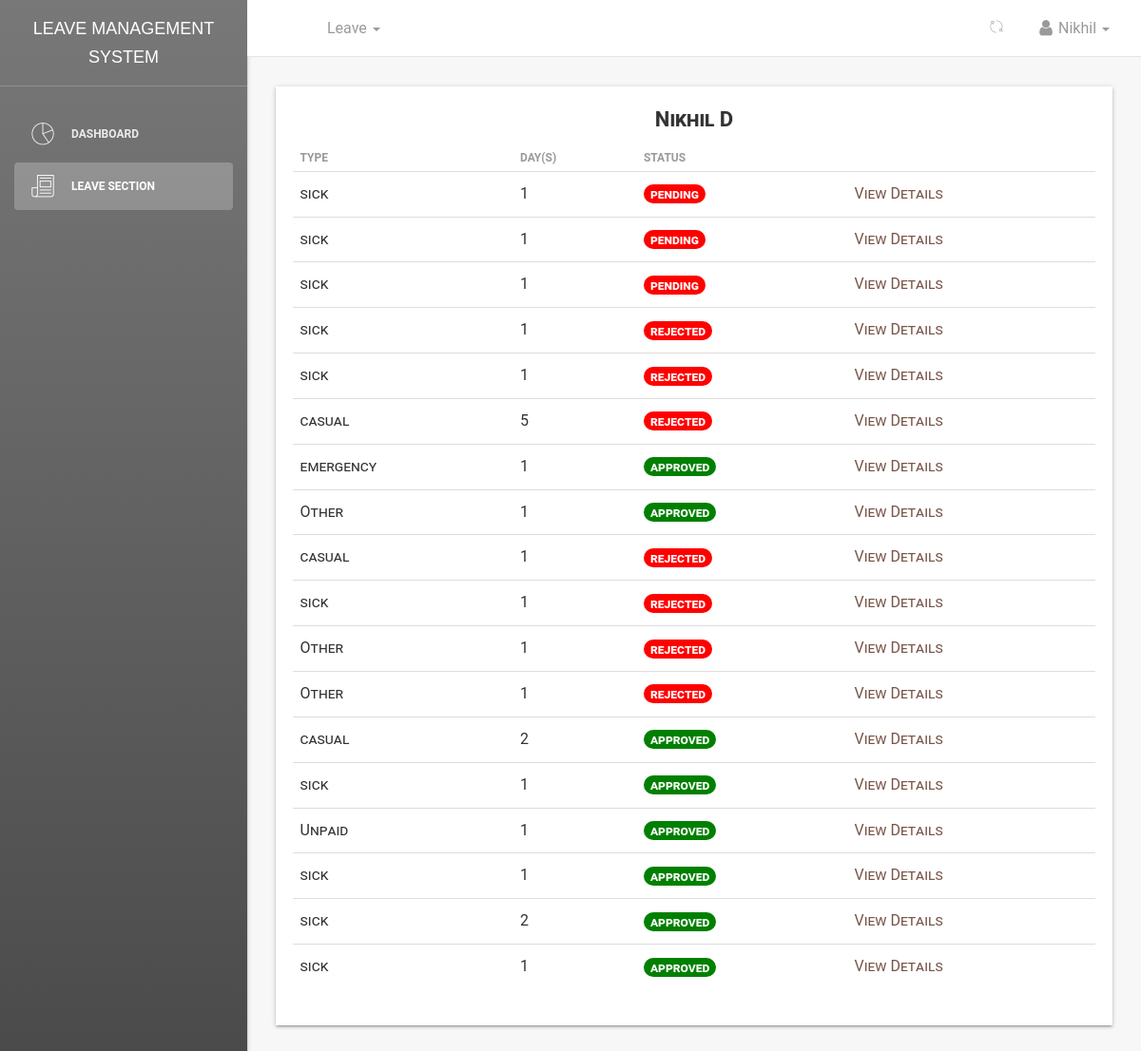
Page /dashboard/leaves/view/table/ (signed in) on the committed database.
### employee/models.py (models this page shows, shortened)
class Employee(models.Model):
    MALE = 'male'
    FEMALE = 'female'
    OTHER = 'other'
    NOT_KNOWN = 'Not Known'
    GENDER = (
        (MALE, 'Male'),
        (FEMALE, 'Female'),
        (OTHER, 'Other'),
        (NOT_KNOWN, 'Not Known'),
    )
    MR = 'Mr'
    MRS = 'Mrs'
    MSS = 'Mss'
    DR = 'Dr'
    SIR = 'Sir'
    MADAM = 'Madam'
    TITLE = (
        (MR, 'Mr'),
        (MRS, 'Mrs'),
        (MSS, 'Mss'),
        (DR, 'Dr'),
        (SIR, 'Sir'),
        (MADAM, 'Madam'),
    )
    FULL_TIME = 'Full-Time'
    PART_TIME = 'Part-Time'
    CONTRACT = 'Contract'
    INTERN = 'Intern'
    EMPLOYEETYPE = (
        (FULL_TIME, 'Full-Time'),
        (PART_TIME, 'Part-Time'),
        (CONTRACT, 'Contract'),
        (INTERN, 'Intern'),
    )
    user = models.ForeignKey(User, on_delete=models.CASCADE, default=1)
    firstname = models.CharField(_('Firstname'), max_length=125, null=False, blank=False)
    lastname = models.CharField(_('Lastname'), max_length=125, null=False, blank=False)
    othername = models.CharField(_('Othername (optional)'), max_length=125, null=True, blank=True)
    department = models.ForeignKey(Department, verbose_name=_('Department'), on_delete=models.SET_NULL, null=True,
                                   default=None)
    role = models.ForeignKey(Role, verbose_name=_('Role'), on_delete=models.SET_NULL, null=True, default=None)
    startdate = models.DateField(_('Employment Date'), help_text='date of employment', blank=False, null=True)
    employeetype = models.CharField(_('Employee Type'), max_length=15, default=FULL_TIME, choices=EMPLOYEETYPE,
                                    blank=False, null=True)
    Unpaid = models.PositiveIntegerField(verbose_name=_('Unpaid Leave'), default=5,
                                         null=True,
                                         blank=True)
    Paid = models.PositiveIntegerField(verbose_name=_('Paid Leave'), default=15,
                                       null=True,
                                       blank=True)
    email = models.CharField(_('Email'), max_length=50, null=False, blank=False)
    created = models.DateTimeField(verbose_name=_('Created'), auto_now_add=True, null=True)
    updated = models.DateTimeField(verbose_name=_('Updated'), auto_now=True, null=True)
    objects = EmployeeManager()
    class Meta:
        verbose_name = _('Employee')
        verbose_name_plural = _('Employees')
        ordering = ['-created']
    @property
    def get_full_name(self):
        fullname = ''
        firstname = self.firstname
        lastname = self.lastname
        othername = self.othername
        if (firstname and lastname) or othername is None:
            fullname = firstname + ' ' + lastname
            return fullname
        elif othername:
            fullname = firstname + ' ' + lastname + ' ' + othername
            return fullname
        return

### leave/models.py (models this page shows, shortened)
class Leave(models.Model):
    user = models.ForeignKey(User, on_delete=models.CASCADE, default=1)
    startdate = models.DateField(verbose_name=_('Start Date'), help_text='leave start date is on ..', null=True,
                                 blank=False)
    enddate = models.DateField(verbose_name=_('End Date'), help_text='comes back on', null=True, blank=False)
    leavetype = models.CharField(choices=LEAVE_TYPE, max_length=25, default=SICK, null=True, blank=False)
    reason = models.CharField(verbose_name=_('Reason for Leave'), max_length=255,
                              help_text='add additional information for leave', null=True, blank=True)
    status = models.CharField(max_length=12, default='pending')  # pending,approved,rejected,cancelled
    is_approved = models.BooleanField(default=False)  # hide
    updated = models.DateTimeField(auto_now=True, auto_now_add=False)
    created = models.DateTimeField(auto_now=False, auto_now_add=True)
    objects = LeaveManager()
    Tempdays = 0
    date_of_approved_leave = 0
    class Meta:
        verbose_name = _('Leave')
        verbose_name_plural = _('Leaves')
        ordering = ['-created']  # recent objects
    def businessDays(self, startdate, enddate):
        from datetime import timedelta
        test_date1, test_date2 = startdate, enddate
        dates = (test_date1 + timedelta(idx+1) for idx in range((test_date2 - test_date1).days))
        res = sum(1 for day in dates if day.weekday() < 5)
        holiday_list = [
            (12, 25),  # Christmas
            (7, 4)  # New Year
        ]
        for holiday_month, holiday_day in holiday_list:
            holiday_date = startdate.replace(month=holiday_month, day=holiday_day)
            if startdate <= holiday_date <= enddate:
                res -= 1
        return res
    @property
    def leave_days(self):
        days_count = ''
        startdate = self.startdate
        enddate = self.enddate
        if startdate > enddate:
            return
        dates = (enddate - startdate)
        Leave.Tempdays = dates.days
        print("leaves applied", Leave.Tempdays)
        busineesDay = self.businessDays(startdate, enddate)
        print("busineesDay : ", busineesDay)
        Leave.Tempdays = busineesDay
        Leave.date_of_approved_leave = self.created
        return busineesDay

### dashboard/views.py (the view)
# urls.py: path('leaves/view/table/', views.view_my_leave_table, name='staffleavetable'),
def view_my_leave_table(request):
    if request.user.is_authenticated:
        user = request.user
        leaves = Leave.objects.filter(user=user)
        employee = Employee.objects.filter(user=user).first()
        print(leaves)
        dataset = dict()
        dataset['leave_list'] = leaves
        dataset['employee'] = employee
        dataset['title'] = 'Leaves List'
    else:
        return redirect('accounts:login')
    return render(request, 'dashboard/staff_leaves_table.html', dataset)

### leave/manager.py (called while the page is built)
    def get_queryset(self):
        return super().get_queryset()

### templates/dashboard/staff_leaves_table.html (shortened to what this page needs)
{% extends '_layout.html' %}
{% block navheader %}
{% include 'includes/navheader_employee_app.html' %}
{% endblock %}
{% block content %}
<section class="content">
    <section class="container-fluid">
        <section class="row">
            <section class="col col-sm-8 offset-sm-2">
            </section>
        </section>
        <div class="table-responsive table-shadow">
            <div class="text-center table-description">
                <h4 class="title-h3" style="text-shadow: 1px 0px rgba(0,0,0,0.11)">{{ employee.get_full_name }}</h4>
            </div>
            {% if leave_list %}
            <table class="table">
                <thead>
                <tr>
                    <th scope="col"><b>Type</b></th>
                    <th scope="col"><b>Day(s)</b></th>
                    <th scope="col"><b>Status</b></th>
                </tr>
                </thead>
                <tbody>
                {% for leave in leave_list %}
                <tr>
                    <td>{{ leave.leavetype}}</td>
                    <td>{{ leave.leave_days }}</td>
                    {% if leave.is_approved %}
                    {% if leave.status == 'rejected' %}
                    <td><span class="badge badge-success" style="background-color:red; font-size: 14px;">{{ leave.status }}</span>
                    </td>
                    {% else %}
                    <td><span class="badge badge-success" style="background-color:green; font-size: 14px;">{{ leave.status }}</span>
                    </td>
                    {% endif %}
                    {% else %}
                    <td><span class="badge badge-warning" style="background-color:red; font-size: 14px;">{{ leave.status }}</span>
                    </td>
                    {% endif %}
                    <td>
                        <a href="{% url 'dashboard:userleaveview' leave.id %}" style="color: #795548;">
                            View Details
                        </a>
                    </td>
                </tr>
                {% endfor %}
                </tbody>
            </table>
            {% else %}
            <span>No Leaves can be found...</span>
            {% endif %}
        </div>
    </section>
</section>
{% endblock %}

### templates/includes/navheader_employee_app.html (shortened to what this page needs)
{% load static %}
<nav class="navbar navbar-default navbar-fixed shadow">
    <div class="container-fluid">
        <div class="collapse navbar-collapse">
            <ul class="nav navbar-nav navbar-left">
                <li>
                    <a href="" class="dropdown-toggle" data-toggle="dropdown">
                    </a>
                </li>
                <li class="dropdown">
                    <a href="" class="dropdown-toggle" data-toggle="dropdown">
                        <p>
                            Leave
                            <b class="caret"></b>
                        </p>
                    </a>
                </li>
            </ul>
            <ul class="nav navbar-nav navbar-right">
                <li class="dropdown">
                    <a href="" class="dropdown-toggle refresh-page" data-toggle="dropdown" title="Refresh Current Page">
                        <i class="pe-7s-refresh-2"></i>
                    </a>
                </li>
                <li class="dropdown">
                    <a href="" class="dropdown-toggle" data-toggle="dropdown">
                        <p>
                            <i class="fa fa-user"></i> {{ request.user}}
                            <b class="caret"></b>
                        </p>
                    </a>
                </li>
            </ul>
        </div>
    </div>
</nav>

### rows in the picture
Employee: get_full_name "Nikhil D"
Leave: leavetype "sick", leave_days "1", status "pending"
Leave: leavetype "sick", leave_days "1", status "pending"
Leave: leavetype "sick", leave_days "1", status "pending"
Leave: leavetype "sick", leave_days "1", status "rejected"
Leave: leavetype "sick", leave_days "1", status "rejected"
Leave: leavetype "casual", leave_days "5", status "rejected"
Leave: leavetype "emergency", leave_days "1", status "approved"
Leave: leavetype "Other", leave_days "1", status "approved"
Leave: leavetype "casual", leave_days "1", status "rejected"
Leave: leavetype "sick", leave_days "1", status "rejected"
Leave: leavetype "Other", leave_days "1", status "rejected"
Leave: leavetype "Other", leave_days "1", status "rejected"
Leave: leavetype "casual", leave_days "2", status "approved"
Leave: leavetype "sick", leave_days "1", status "approved"
Leave: leavetype "Unpaid", leave_days "1", status "approved"
Leave: leavetype "sick", leave_days "1", status "approved"
Leave: leavetype "sick", leave_days "2", status "approved"
Leave: leavetype "sick", leave_days "1", status "approved"

### other values in the picture
{{ request.user }} "Nikhil"
